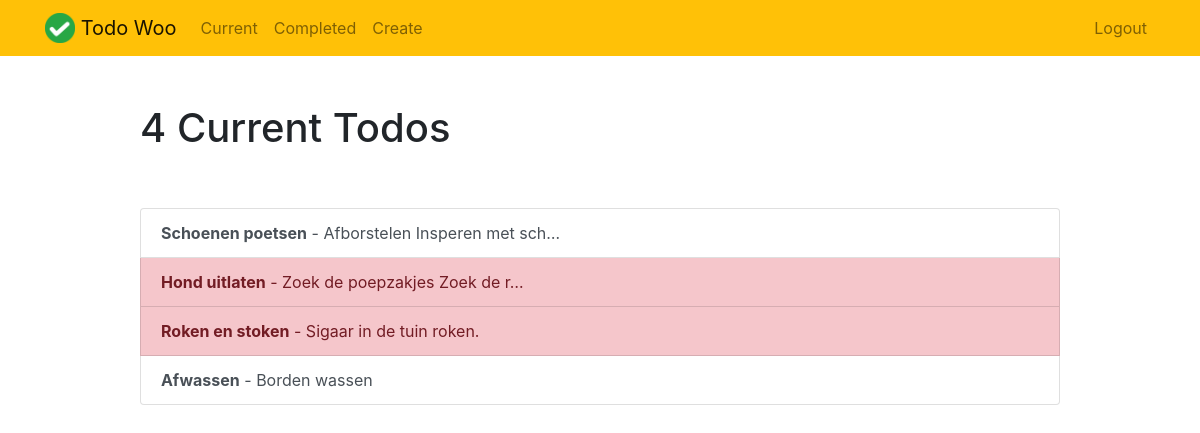
Page /current/ (signed in) on the committed database.
### todo/models.py (models this page shows, shortened)
class Todo(models.Model):
    title = models.CharField( max_length= 100)
    memo = models.TextField( blank=True)
    created = models.DateTimeField( auto_now_add=True)
    datecompleted = models.DateTimeField( null=True, blank=True)
    important = models.BooleanField(default=False)
    user = models.ForeignKey(User,on_delete=models.CASCADE)

### todo/views.py (the view)
# urls.py: path('current/', views.currenttodos, name = 'currenttodos'),
def currenttodos(request):
    todos = Todo.objects.filter(user=request.user, datecompleted__isnull=True)
    return render(request,'todo/currenttodos.html',{'todos':todos})

### todo/templates/todo/currenttodos.html
{% extends "todo/base.html" %}
{% block content %}
    <div class="row justify-content-center mt-5">
        <div class="col-md-10">
            {% if todos %}
                 <h1>{{ todos.count }} Current Todo{{ todos.count|pluralize }}</h1>
            {% else %}
                           <h1>Current Todos</h1>
            {% endif %}
        </div>
    </div>
    <div class="row justify-content-center mt-5">
        <div class="col-md-10">
        {% if todos %}
            <div class="list-group">
                {% for todo in todos %}
                    <a href="{% url 'viewtodo' todo.id %}" class="list-group-item list-group-item-action{% if todo.important %} list-group-item-danger{% endif %}"><b>{{ todo.title }}</b>{% if todo.memo %} - {{ todo.memo|truncatechars:30 }}{% endif %}</a>
                {% endfor %}
            </div>
        {% else %}
            <div class="text-center">
                <h2>Je lijst is leeg! Nice work.</h2>
            <br>
            <a role="button" class="btn btn-primary" href="{% url 'createtodo' %}">New Todo</a>
            </div>
        {% endif %}
        </div>
    </div>
{% endblock %}

### rows in the picture
Todo: title "Schoenen poetsen", memo "Afborstelen Insperen met sch…"
Todo: title "Hond uitlaten", memo "Zoek de poepzakjes Zoek de r…"
Todo: title "Roken en stoken", memo "Sigaar in de tuin roken."
Todo: title "Afwassen", memo "Borden wassen"

### other values in the picture
{{ todos.count }} "4"
